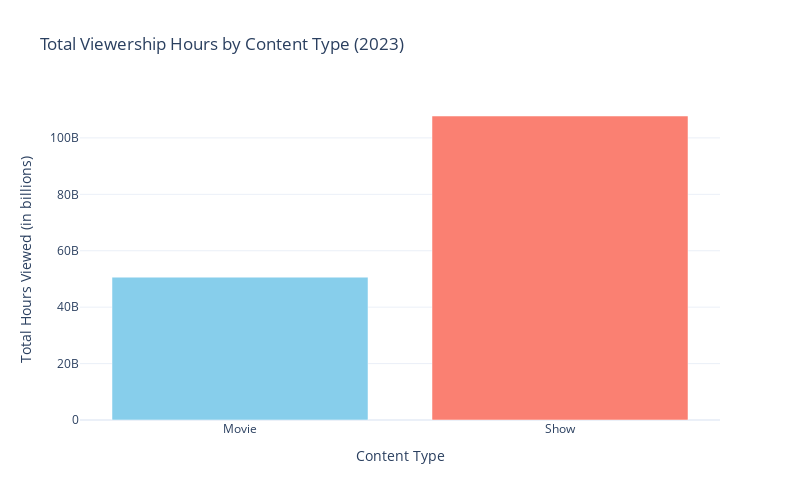

Notebook code for this chart:
### Markdown cell above
VISUALIZATION

### Code cell
content_type_viewership = netflix_data.groupby('Content Type')['Hours Viewed'].sum()
fig = go.Figure(data=[
    go.Bar(
        x=content_type_viewership.index,
        y=content_type_viewership.values,
        marker_color=['skyblue', 'salmon']
    )
])
fig.update_layout(
    title='Total Viewership Hours by Content Type (2023)',
    xaxis_title='Content Type',
    yaxis_title='Total Hours Viewed (in billions)',
    xaxis_tickangle=0,
    height=500,
    width=800
)
fig.show()

### Figure 1 — Plotly figure (JSON) as saved in the notebook; plotly's stock layout.template omitted (floating-point values rounded to 4 significant figures)
{"data": [{"marker": {"color": ["skyblue", "salmon"]}, "type": "bar", "x": ["Movie", "Show"], "y": [50640000000.0, 107800000000.0]}], "layout": {"height": 500, "title": {"text": "Total Viewership Hours by Content Type (2023)"}, "width": 800, "xaxis": {"tickangle": 0, "title": {"text": "Content Type"}}, "yaxis": {"title": {"text": "Total Hours Viewed (in billions)"}}}}
